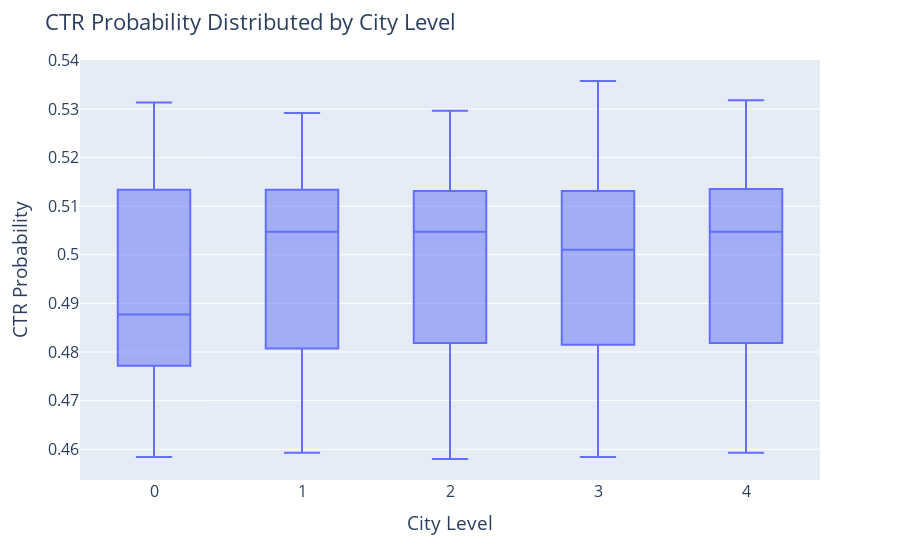

Notebook code for this chart:
### Code cell
fig = px.box(pre_results, x="city_level ", y="clk_p")

fig.update_layout(
    title="CTR Probability Distributed by City Level",
    xaxis_title="City Level",
    yaxis_title="CTR Probability",
    font=dict(size=16))


fig.show()

### Figure 1 — Plotly figure (JSON) as saved in the notebook; plotly's stock layout.template omitted (floating-point values rounded to 4 significant figures; data arrays with more than 128 entries replaced by an {"elided": "..."} marker saying what was removed)
{"data": [{"alignmentgroup": "True", "hovertemplate": "city_level =%{x}<br>clk_p=%{y}<extra></extra>", "legendgroup": "", "marker": {"color": "#636efa"}, "name": "", "notched": false, "offsetgroup": "", "orientation": "v", "showlegend": false, "type": "box", "x": {"elided": "10000 int values"}, "x0": " ", "xaxis": "x", "y": {"elided": "10000 float values"}, "y0": " ", "yaxis": "y"}], "layout": {"boxmode": "group", "font": {"size": 16}, "legend": {"tracegroupgap": 0}, "margin": {"t": 60}, "title": {"text": "CTR Probability Distributed by City Level"}, "xaxis": {"anchor": "y", "domain": [0, 1], "title": {"text": "City Level"}}, "yaxis": {"anchor": "x", "domain": [0, 1], "title": {"text": "CTR Probability"}}}}
